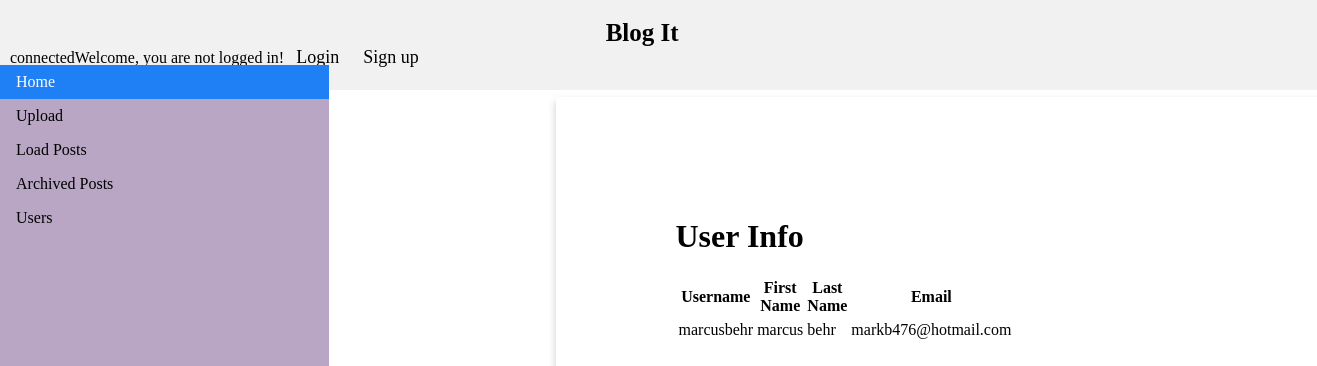
The page /userinfo.php?id=marcusbehr on the database its author committed.
### tables this page shows
CREATE TABLE `users` (
  `username` varchar(30) DEFAULT NULL,
  `fname` varchar(30) DEFAULT NULL,
  `lname` varchar(30) DEFAULT NULL,
  `password` varchar(30) DEFAULT NULL,
  `email` varchar(255) DEFAULT NULL
);

### userinfo.php (the view, shortened to what this page needs)
<html>
<head>
<link rel="stylesheet" href="style.css">
</head>
<body>
  <div class="header">
    <a href="#default" class="logo">Blog It </a>
    <?php
    include 'DBHELPER.php';
    if (!isset($_SESSION['user'])){
        echo "Welcome, you are not logged in!" .
            "<a href='login.php'>Login</a><a href='signup.php'>Sign up</a>";
    }
    else if (isset($_SESSION['user']) ){
        $user = $_SESSION['user'];
        echo "Welcome back, " . $user . "<a href='logout.php'> Logout</a>";
    }
    ?>
  </div>
<ul>
  <li><a class="active" href="HomePage.php">Home</a></li>
  <li><a href="UploadPage.php">Upload</a></li>
  <li><a href="LoadPosts.php">Load Posts</a></li>
  <li><a href="archivedPost.php">Archived Posts</a></li>
  <li><a href="Users">Users</a></li>
</ul>
<div style="margin-left:25%;padding:1px 16px;height:1000px;">
  <div class="card">
    <div class="container">
      <?php
      if(isset($_GET['id'])){
          $requestedUser = $_GET['id'];
          $selectedUser = mysqli_query($link, "SELECT * FROM users WHERE username='$requestedUser'");
          while($row = mysqli_fetch_array($selectedUser)){
              $username = $row['username'];
              $fname = $row['fname'];
              $lname = $row['lname'];
              $email = $row['email'];
          }
          echo "<h1>User Info<h1>";
            echo "<table>
               <tr>
                <th>Username</th>
                <th>First Name</th>
                <th>Last Name</th>
                <th>Email</th>
                </tr>
                <tr>
                    <tr><td>" . $username . "</td>
                    <td>" . $fname . "</td>
                    <td>" . $lname . "</td>
                    <td>" . $email . "</td></tr></table>";
      }
      else{
          echo "NO USERS SELECTED!";
      }
      ?>
    </div>
  </div>
</div>
</body>
</html>

### style.css (style rules this page uses)
body { margin: 0; }
a { margin: auto; }
ul { list-style-type: none; margin: 0; margin-top: auto; padding: 0; width: 25%; background-color: #b8a6c4; position: fixed; height: 100%; overflow: auto; top: 65; }
li a { display: block; color: #000; padding: 8px 16px; text-decoration: none; }
li a.active { background-color: #1f7ff4; color: white; }
.header { position: fixed; top: 0; left: 0; right: 0; overflow: hidden; background-color: #f1f1f1; padding: 20px 10px; }
.header a { color: black; text-align: center; padding: 12px; text-decoration: none; font-size: 18px; line-height: 25px; border-radius: 4px; margin: auto; }
.header a.logo { font-size: 25px; font-weight: bold; margin:50%; margin-left: 45% }
.card { margin-left: 22%; margin-top: 10%; margin-bottom: 10%; box-shadow: 0 4px 8px 0 rgba(0,0,0,0.2); transition: 0.3s; width: 50em; height: 31.5em; }
.container { width:15.6em;; margin: 6.25em; margin-left: 15%; display: inline-block; }

### rows shown on the page
users: username "marcusbehr", fname "marcus", lname "behr", email "markb476@hotmail.com"
